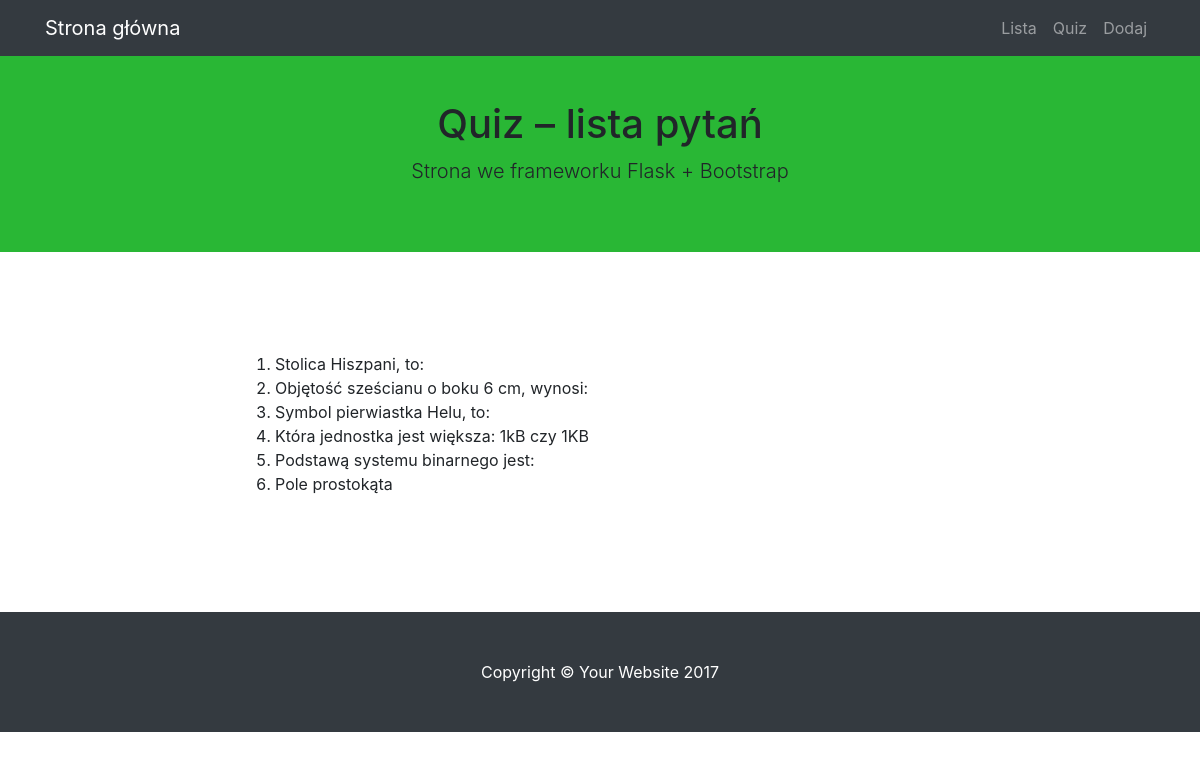
Screenshot of /lista with the database file from the repository.
### modele.py (models this page shows)
class BazaModel(Model):
    class Meta:
        database = baza

class Pytanie(BazaModel):
    pytanie = CharField(null=False)
    kategoria = ForeignKeyField(Kategoria, related_name='pytania')

### views.py (the view)
@app.route("/lista")
def lista():
    pytania = Pytanie().select()
    if not pytania.count():
        pass
    return render_template('lista.html', pytania=pytania)

### quiz.py (called while the page is built)
@app.before_request
def before_request():
    g.db = baza
    g.db.connect()

@app.after_request
def after_request(response):
    g.db.close()
    return response

### templates/lista.html (shortened to what this page needs)
{% extends "szablon.html" %}
{% block h1 %}Quiz – lista pytań{% endblock %}
{% block tresc %}
    <ol>
    {% for p in pytania %}
        <li>{{ p.pytanie }}</li>
    {% endfor %}
    </ol>
{% endblock %}

### rows the page displays
Pytanie: pytanie "Stolica Hiszpani, to:"
Pytanie: pytanie "Objętość sześcianu o boku 6 cm, wynosi:"
Pytanie: pytanie "Symbol pierwiastka Helu, to:"
Pytanie: pytanie "Która jednostka jest większa: 1kB czy 1KB"
Pytanie: pytanie "Podstawą systemu binarnego jest:"
Pytanie: pytanie "Pole prostokąta"
